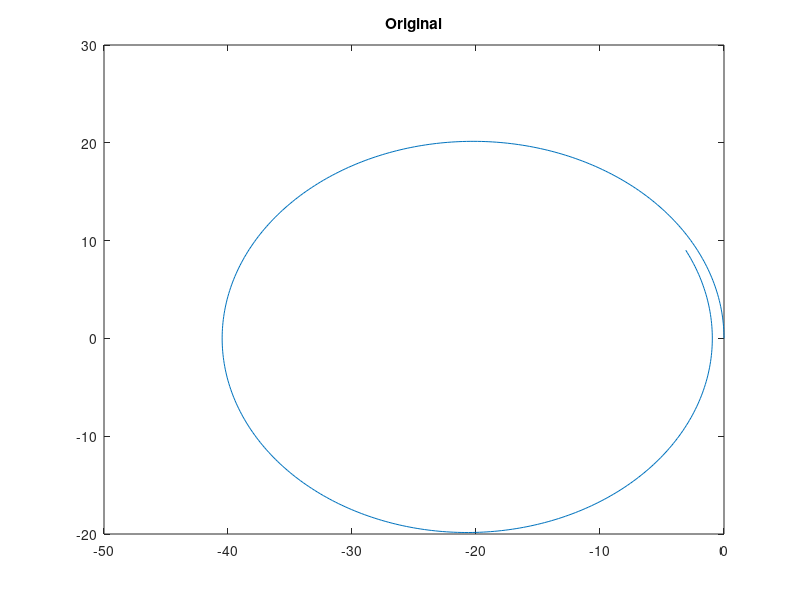
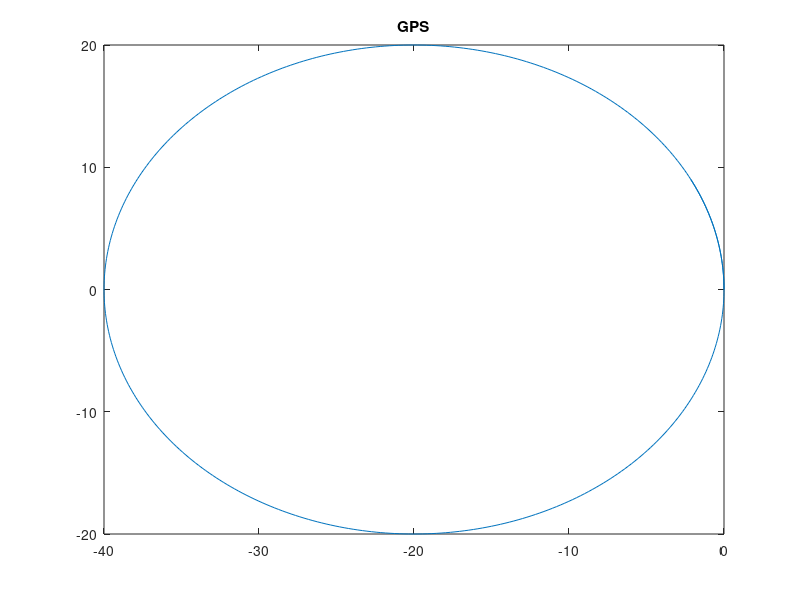
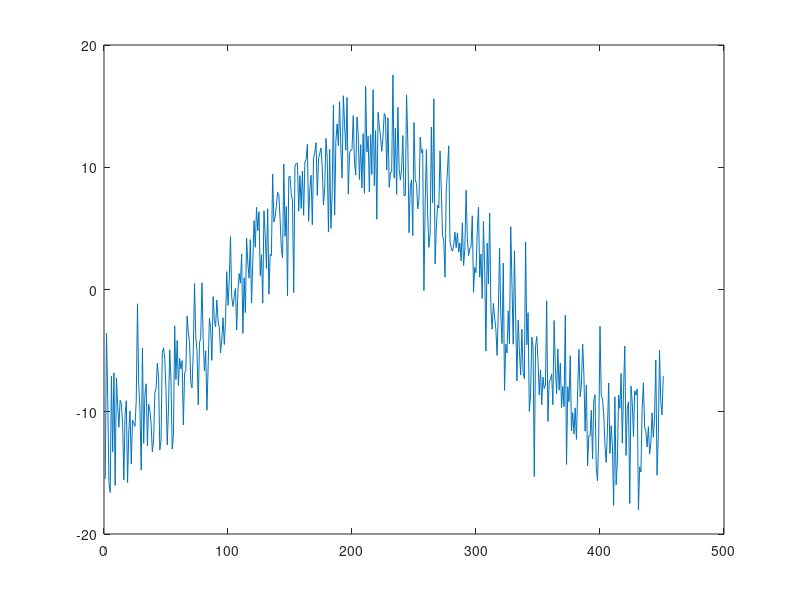

These charts were generated, in order, by the following MATLAB code: (Note: this script raises an error after producing the figures.)
close all;
clear;
r = 20; %Radius of circle
v = 15; %Velocity of Car
w = v/r; %Angular Velocity;
dt = 0.02;
t = (0:dt:9)'; %Time steps
ay = -(v.^2./r).*sin(w.*t);
ax = -(v.^2./r).*cos(w.*t);

x_gps = -r + r*cos(w.*t);
y_gps = r*sin(w.*t);

x = zeros([length(t) 1]);
y = x;
vx = x;
vy = x;
vy(1) = v;
for i = 2:length(t)
    x(i) = x(i-1) + vx(i-1)*dt + 0.5*ax(i-1)*dt^2;
    y(i) = y(i-1) + vy(i-1)*dt + 0.5*ay(i-1)*dt^2;
    vx(i) = vx(i-1) + ax(i-1)*dt;
    vy(i) = vy(i-1) + ay(i-1)*dt;
end
%figure();
%plot(ax);
%figure();
%plot(vx);

%figure();
%plot(ay);
figure();
plot(x,y);
title("Original");
figure();
plot(x_gps,y_gps);
title("GPS");
%figure();
%plot(vy);
%figure();
%plot(x);
%figure();
%plot(y);


n_x = wgn(length(t),1,10);
%n_y = wgn
ax_n = ax + wgn(length(t),1,10);
ay_n = ay + wgn(length(t),1,10);

figure()
plot(ax_n);

x_gps_n = x_gps + wgn(length(t),1,1);
y_gps_n = y_gps + wgn(length(t),1,1);
%plot(ax_n);
%plot(ay_n);

[x_n, y_n,vx_n,vy_n] = calc_states(ax_n,ay_n,dt,v);


%figure();
%plot(ax_n);
%figure();
%plot(vx_n);

%figure();
%plot(ay);
figure();
plot(x_n,y_n);
title("Noisy IMU");

figure();
plot(x_gps_n,y_gps_n);
title("Noisy GPS");

%plot(ax_n);
%plot(n_y);



A = [1 0 dt 0;
     0 1 0 dt;
     0 0 1 0;
     0 0 0 1];

 B = [(0.5*dt^2) 0;
     0 (0.5*dt^2)
     dt 0 ;
     0 dt];
 
sig_x = 5;
sig_y = 5;
sig_vx = 2;
sig_vy = 2;
sig_ax = 20;
sig_ay = 20;

sig_senx = 2;
sig_seny = 2;

P = [sig_x 0 0 0 ;
     0 sig_y 0 0 ;
     0 0 sig_vx 0;
     0 0 0 sig_vy];


H = [1 0 0 0;
     0 1 0 0];
 
R = [sig_senx 0;
     0 sig_seny];
Q = zeros(4,4);
x0 = [0;0;0;v;];

x_k_k_1 = x0;
P_k_k_1 = P;
I = eye(4);

xf = zeros([length(ax_n) 1]);
yf = xf;
vxf = xf;
vyf = xf;
axf = xf;
ayf = xf;



for i = 2:length(ax_n)
    u_k_k_1 = [ax_n(i);ay_n(i)];
    x_k_k_1 = A*x_k_k_1 + B*u_k_k_1;
    P_k_k_1 = A*P_k_k_1*A' + Q;
    
    %Update
    z_k = [x_gps_n(i);y_gps_n(i)];
    y_k = z_k - H*x_k_k_1;
    S_k = H*P_k_k_1*H' + R;
    invS_k = inv(S_k);
    K_k = P_k_k_1*H'*invS_k;
    x_k_k_1 = x_k_k_1 + K_k*y_k;
    P_k_k_1 = (I - K_k*H)*P_k_k_1;
    
    xf(i) = x_k_k_1(1);
    yf(i) = x_k_k_1(2);
    vxf(i) = x_k_k_1(3);
    vyf(i) = x_k_k_1(4);

end

figure();
plot(xf,yf,"r",'LineWidth',3);
hold on;
plot(x_n,y_n,"b--",'LineWidth',1);
hold on;
plot(x_gps,y_gps,"g--",'LineWidth',1);
hold on;
scatter(x_gps_n,y_gps_n);
hold off;
title("Kalmann");
legend("Filtered","Noisy IMU","Target","Noisy GPS");

function [x,y,vx,vy] = calc_states(ax,ay,dt,v)
   
x = zeros([length(ax) 1]);
y = x;
vx = x;
vy = x;
vy(1) = v;
for i = 2:length(ax)
    x(i) = x(i-1) + vx(i-1)*dt + 0.5*ax(i-1)*dt^2;
    y(i) = y(i-1) + vy(i-1)*dt + 0.5*ay(i-1)*dt^2;
    vx(i) = vx(i-1) + ax(i-1)*dt;
    vy(i) = vy(i-1) + ay(i-1)*dt;
end 
end